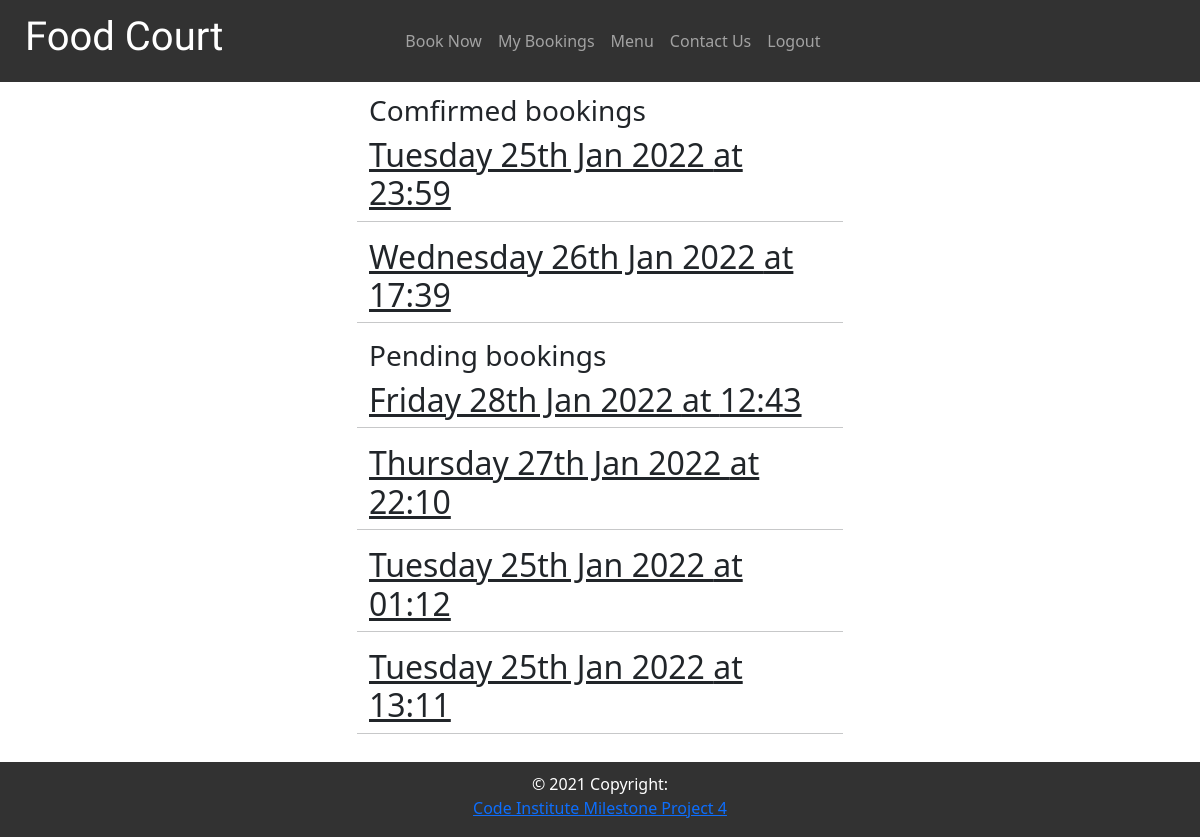
Page /booking/ (signed in) on the committed database.
### booking/models.py (models this page shows)
class Book(models.Model):
    used_id = models.ForeignKey(
        User, on_delete=models.CASCADE, related_name="booking_books",
    )
    booked_time = models.TimeField()
    booked_date = models.DateField()
    menu_type = models.IntegerField(choices=TYPE, default=0)
    created_on = models.DateTimeField(auto_now_add=True)
    updated_on = models.DateTimeField(auto_now=True)
    table_num = models.IntegerField(choices=TABLES, default=0)
    guests_num = models.IntegerField(choices=GUESTS)
    status = models.IntegerField(choices=STATUS, default=0)
    class Meta:
        ordering = ["-created_on"]

### booking/views.py (the view)
# urls.py: path('', views.booking, name='booking'),
def booking(request):
    booked = Book.objects.filter(status=1)
    pending = Book.objects.filter(status=0)
    context = {
        'booked': booked,
        'pending': pending
    }
    return render(request, 'booking/booking.html', context)

### booking/templates/booking/booking.html (shortened to what this page needs)
{% extends "base.html" %}
{% block content %}
  <div class="container" id="bookings_container">
    {% if request.user.is_authenticated %}
      {% if user.username == "admin" %}
        <div class="row description">
          <div class="col">
            <h1>Hello {{ user.username}} here are all the bookings </h1>
          </div>
        </div>
        <div class="row">
          <div class="col">
            <div id="booked">
              <h3>Comfired bookings</h3>
              {% for booking in booked %}
                  <div class="row">
                    <div class="col">
                      <h2 class="title">{{ booking.booked_date|date:'l dS M Y' }} at {{ booking.booked_time|date:'H:i' }}</h2>
                      <div class="row book_information">
                        <p>Booked for: {{ booking.booked_time}}</p>
                        <p>Booked at: {{ booking.booked_date}}</p>
                        <p>Booked on: {{ booking.created_on}}</p>
                        <p>Guests: {{ booking.guests_num}}</p>
                        <p>In case of food allergies or any other information that you would like to be aware please
                            do not hesitate to contact us</p>
                      </div>
                    </div>
                    <hr>
                  </div>
              {% endfor %}
          </div>
        </div>
        <div class="row">
          <div class="col">
            <div id="pending">
              <h3>Pending bookings</h3>
                {% for pend in pending %}
                    <div class="row">
                      <div class="col">
                        <h2 class="title">{{ pend.booked_date|date:'l dS M Y' }} at {{ pend.booked_time|date:'H:i' }}</h2>
                        <div class="row book_information">
                          <p>Booked for: {{ pend.booked_time}}</p>
                          <p>Booked at: {{ pend.booked_date}}</p>
                          <p>Booked on: {{ pend.created_on}}</p>
                          <p>Guests: {{ pend.guests_num}}</p>
                          <p>In case of food allergies or any other information that you would like to be aware please
                              do not hesitate to contact us</p>
                        </div>
                      </div>
                      <hr>
                    </div>
                  {% endfor %}
            </div>
          </div>
        </div>
      {% else %}
        <div class="row">
          <div class="col">
            <div id="booked">
              <h3>Comfirmed bookings</h3>
              {% for booking in booked %}
                {% if booking.used_id|lower == user.username|lower %}
                  <div class="row">
                    <div class="col">
                      <h2 class="title">{{ booking.booked_date|date:'l dS M Y' }} at {{ booking.booked_time|date:'H:i' }}</h2>
                    </div>
                    <hr>
                  </div>
                {% endif %}
              {% endfor %}
            </div>
          </div>
        </div>
        <div class="row">
          <div class="col">
            <div id="pending">
              <h3>Pending bookings</h3>
              {% for pend in pending %}
                {% if pend.used_id|lower == user.username|lower %}
                  <div class="row">
                    <div class="col">
                      <h2 class="title">{{ pend.booked_date|date:'l dS M Y' }} at {{ pend.booked_time|date:'H:i' }}</h2>
                    </div>
                    <hr>
                  </div>
                {% endif %}
              {% endfor %}
            </div>
          </div>
        </div>
      {% endif %}
    {% endif %}
  </div>
{% endblock %}

### static/css/base.css (style rules this page uses)
* { margin: 0; padding: 0; }
html, body { height:100%; padding:0; margin:0; }
body { min-width: 100vw; overflow-x: hidden; background-image: url('https://res.cloudinary.com/dmgrh8ekr/image/upload/v1642891482/greenwich/pattern_wg14iu.png'); background-size: 600px; }
#bookings_container { background-color: white; width: 50%; min-height: 80vh; }
.title { text-decoration: underline; }

### rows in the picture
Book: booked_date "Tuesday 25th Jan 2022", booked_time "23:59"
Book: booked_date "Wednesday 26th Jan 2022", booked_time "17:39"
Book: booked_date "Friday 28th Jan 2022", booked_time "12:43"
Book: booked_date "Thursday 27th Jan 2022", booked_time "22:10"
Book: booked_date "Tuesday 25th Jan 2022", booked_time "01:12"
Book: booked_date "Tuesday 25th Jan 2022", booked_time "13:11"
